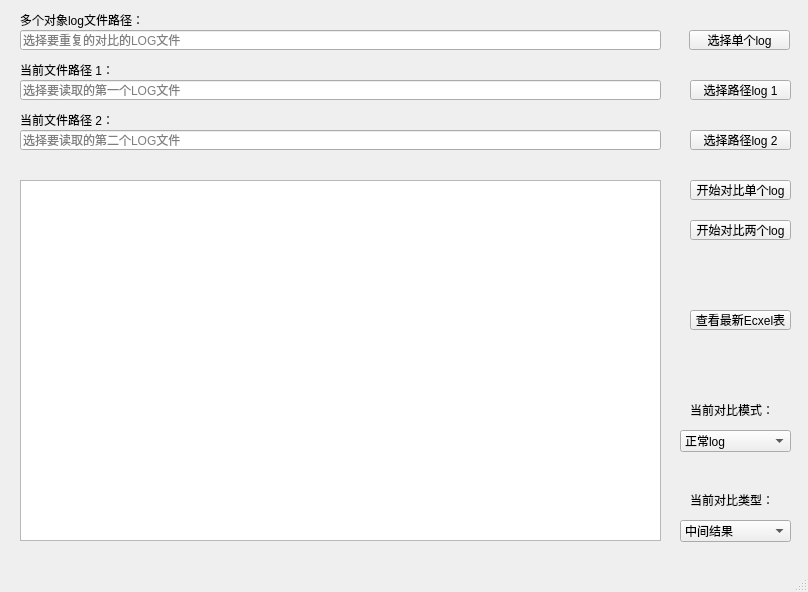
<?xml version="1.0" encoding="UTF-8"?>
<ui version="4.0">
 <class>MainWindow</class>
 <widget class="QMainWindow" name="MainWindow">
  <property name="geometry">
   <rect>
    <x>0</x>
    <y>0</y>
    <width>808</width>
    <height>592</height>
   </rect>
  </property>
  <property name="windowTitle">
   <string>对比工具 1.4V</string>
  </property>
  <widget class="QWidget" name="centralwidget">
   <widget class="QPlainTextEdit" name="plainTextEdit">
    <property name="geometry">
     <rect>
      <x>20</x>
      <y>180</y>
      <width>641</width>
      <height>361</height>
     </rect>
    </property>
    <property name="readOnly">
     <bool>true</bool>
    </property>
   </widget>
   <widget class="QPushButton" name="pushButton">
    <property name="enabled">
     <bool>true</bool>
    </property>
    <property name="geometry">
     <rect>
      <x>689</x>
      <y>30</y>
      <width>101</width>
      <height>20</height>
     </rect>
    </property>
    <property name="text">
     <string>选择单个log</string>
    </property>
   </widget>
   <widget class="QLineEdit" name="lineEdit">
    <property name="enabled">
     <bool>true</bool>
    </property>
    <property name="geometry">
     <rect>
      <x>20</x>
      <y>30</y>
      <width>641</width>
      <height>20</height>
     </rect>
    </property>
    <property name="readOnly">
     <bool>true</bool>
    </property>
    <property name="placeholderText">
     <string>选择要重复的对比的LOG文件</string>
    </property>
   </widget>
   <widget class="QLineEdit" name="lineEdit_2">
    <property name="geometry">
     <rect>
      <x>20</x>
      <y>80</y>
      <width>641</width>
      <height>20</height>
     </rect>
    </property>
    <property name="readOnly">
     <bool>true</bool>
    </property>
    <property name="placeholderText">
     <string>选择要读取的第一个LOG文件</string>
    </property>
   </widget>
   <widget class="QLineEdit" name="lineEdit_3">
    <property name="geometry">
     <rect>
      <x>20</x>
      <y>130</y>
      <width>641</width>
      <height>20</height>
     </rect>
    </property>
    <property name="readOnly">
     <bool>true</bool>
    </property>
    <property name="placeholderText">
     <string>选择要读取的第二个LOG文件</string>
    </property>
   </widget>
   <widget class="QPushButton" name="pushButton_2">
    <property name="geometry">
     <rect>
      <x>690</x>
      <y>80</y>
      <width>101</width>
      <height>20</height>
     </rect>
    </property>
    <property name="text">
     <string>选择路径log 1</string>
    </property>
   </widget>
   <widget class="QPushButton" name="pushButton_3">
    <property name="geometry">
     <rect>
      <x>690</x>
      <y>130</y>
      <width>101</width>
      <height>20</height>
     </rect>
    </property>
    <property name="text">
     <string>选择路径log 2</string>
    </property>
   </widget>
   <widget class="QLabel" name="label">
    <property name="geometry">
     <rect>
      <x>20</x>
      <y>10</y>
      <width>131</width>
      <height>20</height>
     </rect>
    </property>
    <property name="text">
     <string>多个对象log文件路径：</string>
    </property>
   </widget>
   <widget class="QLabel" name="label_2">
    <property name="geometry">
     <rect>
      <x>20</x>
      <y>60</y>
      <width>101</width>
      <height>20</height>
     </rect>
    </property>
    <property name="text">
     <string>当前文件路径 1：</string>
    </property>
   </widget>
   <widget class="QLabel" name="label_3">
    <property name="geometry">
     <rect>
      <x>20</x>
      <y>110</y>
      <width>101</width>
      <height>20</height>
     </rect>
    </property>
    <property name="text">
     <string>当前文件路径 2：</string>
    </property>
   </widget>
   <widget class="QPushButton" name="pushButton_4">
    <property name="geometry">
     <rect>
      <x>690</x>
      <y>180</y>
      <width>101</width>
      <height>20</height>
     </rect>
    </property>
    <property name="text">
     <string>开始对比单个log</string>
    </property>
   </widget>
   <widget class="QPushButton" name="pushButton_5">
    <property name="geometry">
     <rect>
      <x>690</x>
      <y>220</y>
      <width>101</width>
      <height>20</height>
     </rect>
    </property>
    <property name="text">
     <string>开始对比两个log</string>
    </property>
   </widget>
   <widget class="QComboBox" name="comboBox">
    <property name="geometry">
     <rect>
      <x>680</x>
      <y>520</y>
      <width>111</width>
      <height>22</height>
     </rect>
    </property>
    <item>
     <property name="text">
      <string>中间结果</string>
     </property>
    </item>
    <item>
     <property name="text">
      <string>分类结果</string>
     </property>
    </item>
   </widget>
   <widget class="QLabel" name="label_4">
    <property name="geometry">
     <rect>
      <x>690</x>
      <y>490</y>
      <width>101</width>
      <height>20</height>
     </rect>
    </property>
    <property name="text">
     <string>当前对比类型：</string>
    </property>
   </widget>
   <widget class="QLabel" name="label_5">
    <property name="geometry">
     <rect>
      <x>690</x>
      <y>400</y>
      <width>101</width>
      <height>20</height>
     </rect>
    </property>
    <property name="text">
     <string>当前对比模式：</string>
    </property>
   </widget>
   <widget class="QComboBox" name="comboBox_2">
    <property name="geometry">
     <rect>
      <x>680</x>
      <y>430</y>
      <width>111</width>
      <height>22</height>
     </rect>
    </property>
    <item>
     <property name="text">
      <string>正常log</string>
     </property>
    </item>
    <item>
     <property name="text">
      <string>左右log</string>
     </property>
    </item>
   </widget>
   <widget class="QPushButton" name="pushButton_6">
    <property name="geometry">
     <rect>
      <x>690</x>
      <y>310</y>
      <width>101</width>
      <height>20</height>
     </rect>
    </property>
    <property name="text">
     <string>查看最新Ecxel表</string>
    </property>
   </widget>
  </widget>
  <widget class="QMenuBar" name="menubar">
   <property name="geometry">
    <rect>
     <x>0</x>
     <y>0</y>
     <width>808</width>
     <height>22</height>
    </rect>
   </property>
  </widget>
  <widget class="QStatusBar" name="statusbar"/>
 </widget>
 <resources/>
 <connections/>
</ui>
